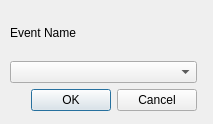
<?xml version="1.0" encoding="UTF-8"?>
<ui version="4.0">
 <class>AddEvent</class>
 <widget class="QWidget" name="AddEvent">
  <property name="geometry">
   <rect>
    <x>0</x>
    <y>0</y>
    <width>213</width>
    <height>124</height>
   </rect>
  </property>
  <property name="windowTitle">
   <string>Form</string>
  </property>
  <widget class="QWidget" name="verticalLayoutWidget">
   <property name="geometry">
    <rect>
     <x>10</x>
     <y>10</y>
     <width>187</width>
     <height>101</height>
    </rect>
   </property>
   <layout class="QVBoxLayout" name="verticalLayout">
    <item>
     <widget class="QLabel" name="label">
      <property name="text">
       <string>Event Name</string>
      </property>
     </widget>
    </item>
    <item>
     <widget class="QComboBox" name="comboBox"/>
    </item>
    <item>
     <widget class="QDialogButtonBox" name="buttonBox">
      <property name="standardButtons">
       <set>QDialogButtonBox::Cancel|QDialogButtonBox::Ok</set>
      </property>
     </widget>
    </item>
   </layout>
  </widget>
 </widget>
 <resources/>
 <connections/>
</ui>
